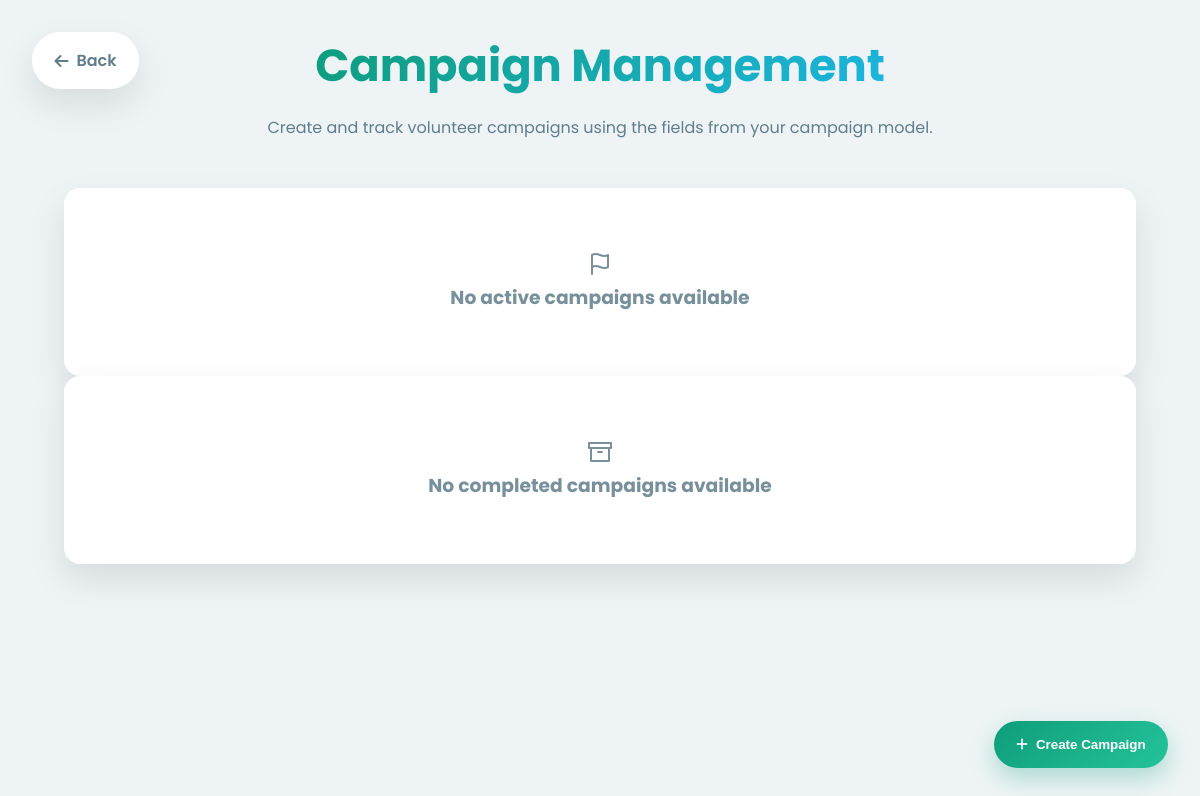
Before: /volunteer/campaign/new/ (signed in) with the older database file.
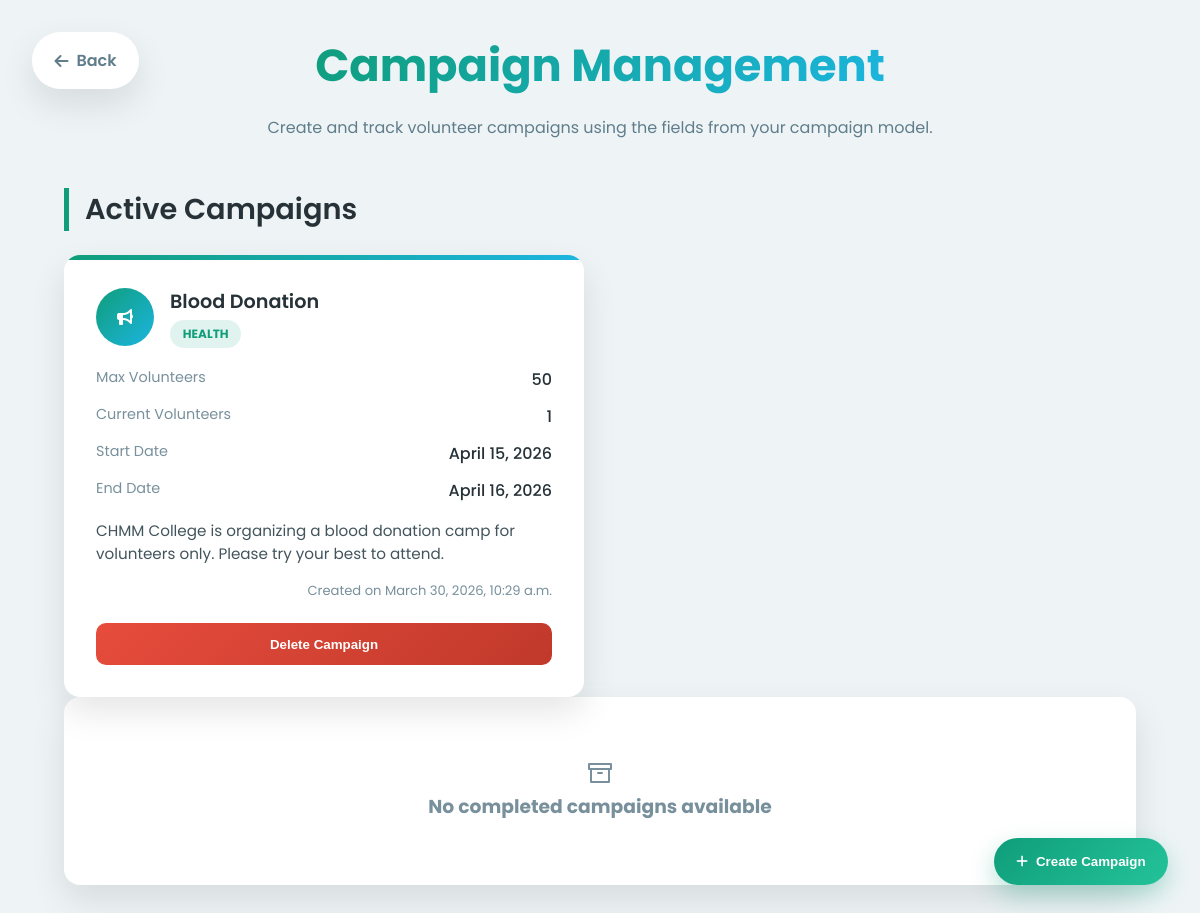
After: the same page with the newer database file.
### volunteer/models.py (models this page shows)
class Campaign(models.Model):
    type_choices = (
        ('Health', 'Health & Medical'),
        ('Social', 'Social Service'),
        ('Environment', 'Environmental'),
        ('Education', 'Educational'),
        ('Fundraising', 'Fundraising'),
        ('Awareness', 'Awareness'),
        ('Event', 'Event-Based'),
        ('Skill', 'Skill-Based'),
    )
    name = models.CharField(max_length=50)
    description = models.TextField()
    type = models.CharField(
        max_length=50,
        choices=type_choices
        )
    max_volunteers = models.IntegerField(default=0)
    current_volunteers = models.IntegerField(default=0)
    start_date = models.DateField()
    end_date = models.DateField()
    created_on = models.DateTimeField(auto_now_add=True)

### volunteer/views.py (the view, shortened to what this page needs)
# urls.py: path('campaign/new/', views.new_campaign, name='new_campaign'),
@login_required
def new_campaign(request):
    campaign_type_choices = Campaign.type_choices
    today = timezone.localdate()
    active_campaigns = Campaign.objects.filter(end_date__gte=today).order_by("start_date", "-created_on")
    completed_campaigns = Campaign.objects.filter(end_date__lt=today).order_by("-end_date", "-created_on")
    return render(request, "volunteer/new_campaign.html", {
        "today": today.isoformat(),
        "active_campaigns": active_campaigns,
        "completed_campaigns": completed_campaigns,
        "campaign_type_choices": campaign_type_choices,
    })

### templates/volunteer/new_campaign.html (shortened to what the changed rows need)
<!DOCTYPE html>
<html lang="en">
{% load static %}
<head>
    <link rel="stylesheet" href="https://cdnjs.cloudflare.com/ajax/libs/font-awesome/6.4.0/css/all.min.css">
</head>
<body>
    <div class="container">
        <header>
            <h1>Campaign Management</h1>
        </header>
        {% if active_campaigns %}
        <div class="section-header">
            <h2 class="section-title">Active Campaigns</h2>
        </div>
        <div class="user-grid">
            {% for i in active_campaigns %}
            <div class="user-card">
                <div class="user-header">
                    <div class="user-avatar"><i class="fas fa-bullhorn"></i></div>
                    <div>
                        <div class="user-name">{{ i.name }}</div>
                        <span class="user-role">{{ i.type }}</span>
                    </div>
                </div>
                <div class="detail-row"><span class="detail-label">Max Volunteers</span><span class="detail-value">{{ i.max_volunteers }}</span></div>
                <div class="detail-row"><span class="detail-label">Current Volunteers</span><span class="detail-value">{{ i.current_volunteers }}</span></div>
                <div class="detail-row"><span class="detail-label">Start Date</span><span class="detail-value">{{ i.start_date }}</span></div>
                <div class="detail-row"><span class="detail-label">End Date</span><span class="detail-value">{{ i.end_date }}</span></div>
                <p class="description">{{ i.description }}</p>
                <div class="meta">Created on {{ i.created_on }}</div>
                <div class="action-buttons">
                    <button class="delete-btn" type="button" data-id="{{ i.id }}" onclick="deleteCampaign(this)">Delete Campaign</button>
                </div>
            </div>
            {% endfor %}
        </div>
        {% else %}
        <div class="user-grid">
            <div class="empty-state">
                <div data-feather="flag"></div>
                <h3>No active campaigns available</h3>
            </div>
        </div>
        {% endif %}
    </div>
</body>
</html>

Changed rows visible on the page:
added Campaign: name "Blood Donation", type "HEALTH", max_volunteers "50", current_volunteers "1", start_date "April 15, 2026", end_date "April 16, 2026", description "CHMM College is organizing a blood donation camp for volunteers only. Please try your best to attend.", created_on "March 30, 2026, 10:29 a.m."
Other visible differences:
text no longer shown: "No active campaigns available"
text now shown: "Active Campaigns"
